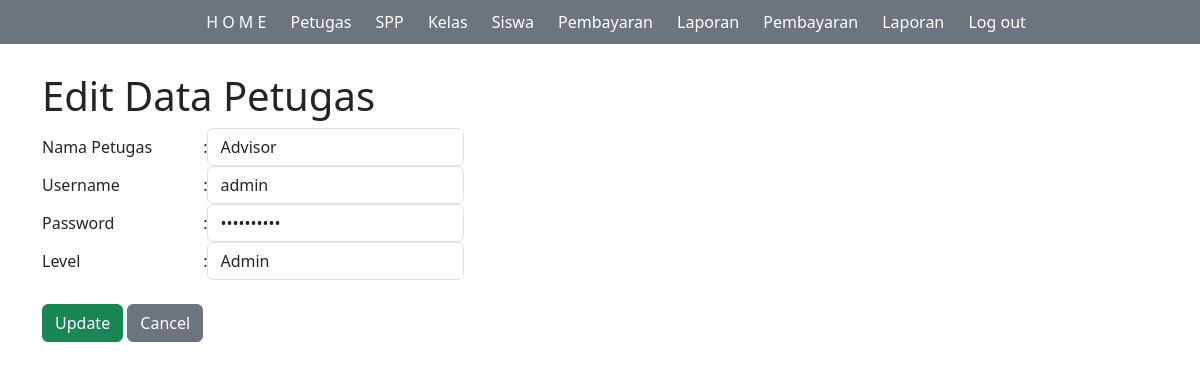
Screenshot of /PembayaranSPPSekolah/petugas-edit.php?id_petugas=1 with the database file from the repository.
### tables this page shows
CREATE TABLE `tb_petugas` (
  `id_petugas` int(11) NOT NULL,
  `username` varchar(100) NOT NULL,
  `password` varchar(100) NOT NULL,
  `nama_petugas` varchar(100) NOT NULL,
  `level` enum('admin','petugas') NOT NULL,
  `token` text DEFAULT NULL
);

### PembayaranSPPSekolah/petugas-edit.php (the view, shortened to what this page needs)
<?php
include "koneksi.php";
$id_petugas = $_GET['id_petugas'];
$sql = "SELECT * FROM tb_petugas WHERE id_petugas = '$id_petugas'";
$query = mysqli_query($koneksi, $sql);
$data = mysqli_fetch_array($query);
$level = $data['level'];
?>
<!doctype html>
<html lang="en">
<head>
    <link rel="stylesheet" href="assets/css/style.css">
    <link rel="stylesheet" type="text/css" href="assets/css/bootstrap.min.css">
</head>
<body>
<?php
include "header.php";
?>
<br>
<div class="container">
    <h1 class="mt-5">Edit Data Petugas</h1>
    <form action="petugas-update.php" method="post">
        <table>
            <tr>
                <td>Nama Petugas</td>
                <td>:</td>
                <td><input type="text" name="nama_petugas" id="" autofocus required autocomplete="off" placeholder="Masukan Nama Petugas" value="<?= $data['nama_petugas']; ?>" class="form-control"></td>
            </tr>
            <tr>
                <td>Username</td>
                <td>:</td>
                <td><input type="text" name="username" id="" autofocus required autocomplete="off" placeholder="Masukan Username" value="<?= $data['username']; ?>" class="form-control"></td>
            </tr>
            <tr>
                <td>Password</td>
                <td>:</td>
                <td><input type="password" name="password" id="" autofocus required autocomplete="off" value="<?= $data['password']; ?>" class="form-control"></td>
            </tr>
            <tr>
                <td>Level</td>
                <td>:</td>
                <td>
                    <select name="level" id="" required class="form-control">
                        <option value="admin" <?php if ($level == "admin"){echo "selected='selected'";}?>>Admin</option>
                    </select>
                </td>
            </tr>
            <tr>
                <td><br><input type="submit" value="Update" class="btn btn-success"> <a href="petugas.php" class="btn btn-secondary">Cancel</a></td>
            </tr>
        </table>
    </form>
</div>
</body>
</html>

### PembayaranSPPSekolah/assets/css/style.css (style rules this page uses)
* { margin: 0; padding: 0; }

### rows the page displays
tb_petugas: nama_petugas "Advisor", username "admin", level "Admin"
